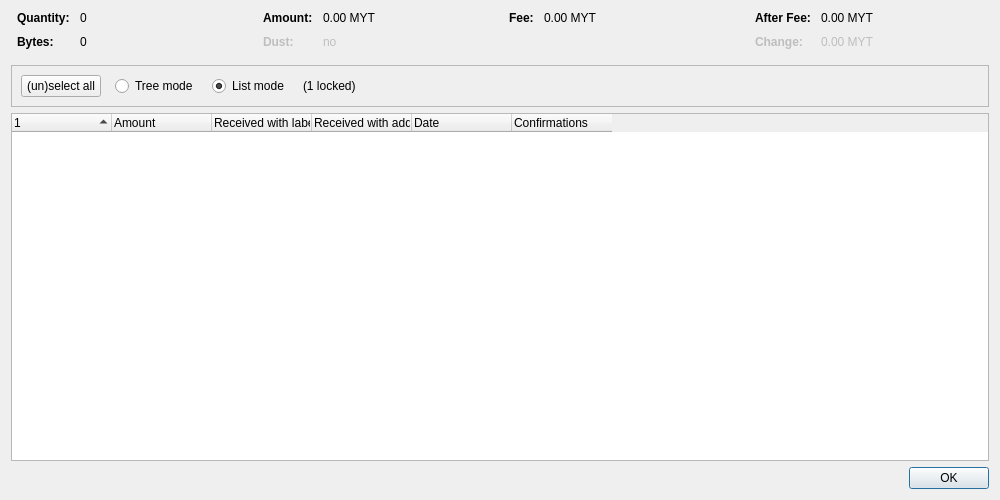
<?xml version="1.0" encoding="UTF-8"?>
<ui version="4.0">
 <class>CoinControlDialog</class>
 <widget class="QDialog" name="CoinControlDialog">
  <property name="geometry">
   <rect>
    <x>0</x>
    <y>0</y>
    <width>1000</width>
    <height>500</height>
   </rect>
  </property>
  <property name="windowTitle">
   <string>Coin Selection</string>
  </property>
  <layout class="QVBoxLayout" name="verticalLayout">
   <item>
    <layout class="QHBoxLayout" name="horizontalLayoutTop" stretch="0,0,0,0">
     <property name="topMargin">
      <number>0</number>
     </property>
     <property name="bottomMargin">
      <number>10</number>
     </property>
     <item>
      <layout class="QFormLayout" name="formLayoutCoinControl1">
       <property name="horizontalSpacing">
        <number>10</number>
       </property>
       <property name="verticalSpacing">
        <number>10</number>
       </property>
       <property name="leftMargin">
        <number>6</number>
       </property>
       <property name="rightMargin">
        <number>6</number>
       </property>
       <item row="0" column="0">
        <widget class="QLabel" name="labelCoinControlQuantityText">
         <property name="font">
          <font>
           <weight>75</weight>
           <bold>true</bold>
          </font>
         </property>
         <property name="text">
          <string>Quantity:</string>
         </property>
        </widget>
       </item>
       <item row="0" column="1">
        <widget class="QLabel" name="labelCoinControlQuantity">
         <property name="cursor">
          <cursorShape>IBeamCursor</cursorShape>
         </property>
         <property name="contextMenuPolicy">
          <enum>Qt::ActionsContextMenu</enum>
         </property>
         <property name="text">
          <string notr="true">0</string>
         </property>
         <property name="textInteractionFlags">
          <set>Qt::LinksAccessibleByMouse|Qt::TextSelectableByKeyboard|Qt::TextSelectableByMouse</set>
         </property>
        </widget>
       </item>
       <item row="1" column="0">
        <widget class="QLabel" name="labelCoinControlBytesText">
         <property name="font">
          <font>
           <weight>75</weight>
           <bold>true</bold>
          </font>
         </property>
         <property name="text">
          <string>Bytes:</string>
         </property>
        </widget>
       </item>
       <item row="1" column="1">
        <widget class="QLabel" name="labelCoinControlBytes">
         <property name="cursor">
          <cursorShape>IBeamCursor</cursorShape>
         </property>
         <property name="contextMenuPolicy">
          <enum>Qt::ActionsContextMenu</enum>
         </property>
         <property name="text">
          <string notr="true">0</string>
         </property>
         <property name="textInteractionFlags">
          <set>Qt::LinksAccessibleByMouse|Qt::TextSelectableByKeyboard|Qt::TextSelectableByMouse</set>
         </property>
        </widget>
       </item>
      </layout>
     </item>
     <item>
      <layout class="QFormLayout" name="formLayoutCoinControl2">
       <property name="horizontalSpacing">
        <number>10</number>
       </property>
       <property name="verticalSpacing">
        <number>10</number>
       </property>
       <property name="leftMargin">
        <number>6</number>
       </property>
       <property name="rightMargin">
        <number>6</number>
       </property>
       <item row="0" column="0">
        <widget class="QLabel" name="labelCoinControlAmountText">
         <property name="font">
          <font>
           <weight>75</weight>
           <bold>true</bold>
          </font>
         </property>
         <property name="text">
          <string>Amount:</string>
         </property>
        </widget>
       </item>
       <item row="0" column="1">
        <widget class="QLabel" name="labelCoinControlAmount">
         <property name="cursor">
          <cursorShape>IBeamCursor</cursorShape>
         </property>
         <property name="contextMenuPolicy">
          <enum>Qt::ActionsContextMenu</enum>
         </property>
         <property name="text">
          <string notr="true">0.00 MYT</string>
         </property>
         <property name="textInteractionFlags">
          <set>Qt::LinksAccessibleByMouse|Qt::TextSelectableByKeyboard|Qt::TextSelectableByMouse</set>
         </property>
        </widget>
       </item>
       <item row="1" column="0">
        <widget class="QLabel" name="labelCoinControlLowOutputText">
         <property name="enabled">
          <bool>false</bool>
         </property>
         <property name="font">
          <font>
           <weight>75</weight>
           <bold>true</bold>
          </font>
         </property>
         <property name="text">
          <string>Dust:</string>
         </property>
        </widget>
       </item>
       <item row="1" column="1">
        <widget class="QLabel" name="labelCoinControlLowOutput">
         <property name="enabled">
          <bool>false</bool>
         </property>
         <property name="cursor">
          <cursorShape>IBeamCursor</cursorShape>
         </property>
         <property name="contextMenuPolicy">
          <enum>Qt::ActionsContextMenu</enum>
         </property>
         <property name="text">
          <string notr="true">no</string>
         </property>
         <property name="textInteractionFlags">
          <set>Qt::LinksAccessibleByMouse|Qt::TextSelectableByKeyboard|Qt::TextSelectableByMouse</set>
         </property>
        </widget>
       </item>
      </layout>
     </item>
     <item>
      <layout class="QFormLayout" name="formLayoutCoinControl3">
       <property name="horizontalSpacing">
        <number>10</number>
       </property>
       <property name="verticalSpacing">
        <number>10</number>
       </property>
       <property name="leftMargin">
        <number>6</number>
       </property>
       <property name="rightMargin">
        <number>6</number>
       </property>
       <item row="0" column="0">
        <widget class="QLabel" name="labelCoinControlFeeText">
         <property name="font">
          <font>
           <weight>75</weight>
           <bold>true</bold>
          </font>
         </property>
         <property name="text">
          <string>Fee:</string>
         </property>
        </widget>
       </item>
       <item row="0" column="1">
        <widget class="QLabel" name="labelCoinControlFee">
         <property name="cursor">
          <cursorShape>IBeamCursor</cursorShape>
         </property>
         <property name="contextMenuPolicy">
          <enum>Qt::ActionsContextMenu</enum>
         </property>
         <property name="text">
          <string notr="true">0.00 MYT</string>
         </property>
         <property name="textInteractionFlags">
          <set>Qt::LinksAccessibleByMouse|Qt::TextSelectableByKeyboard|Qt::TextSelectableByMouse</set>
         </property>
        </widget>
       </item>
      </layout>
     </item>
     <item>
      <layout class="QFormLayout" name="formLayoutCoinControl4">
       <property name="horizontalSpacing">
        <number>10</number>
       </property>
       <property name="verticalSpacing">
        <number>10</number>
       </property>
       <property name="leftMargin">
        <number>6</number>
       </property>
       <property name="rightMargin">
        <number>6</number>
       </property>
       <item row="0" column="0">
        <widget class="QLabel" name="labelCoinControlAfterFeeText">
         <property name="font">
          <font>
           <weight>75</weight>
           <bold>true</bold>
          </font>
         </property>
         <property name="text">
          <string>After Fee:</string>
         </property>
        </widget>
       </item>
       <item row="0" column="1">
        <widget class="QLabel" name="labelCoinControlAfterFee">
         <property name="cursor">
          <cursorShape>IBeamCursor</cursorShape>
         </property>
         <property name="contextMenuPolicy">
          <enum>Qt::ActionsContextMenu</enum>
         </property>
         <property name="text">
          <string notr="true">0.00 MYT</string>
         </property>
         <property name="textInteractionFlags">
          <set>Qt::LinksAccessibleByMouse|Qt::TextSelectableByKeyboard|Qt::TextSelectableByMouse</set>
         </property>
        </widget>
       </item>
       <item row="1" column="0">
        <widget class="QLabel" name="labelCoinControlChangeText">
         <property name="enabled">
          <bool>false</bool>
         </property>
         <property name="font">
          <font>
           <weight>75</weight>
           <bold>true</bold>
          </font>
         </property>
         <property name="text">
          <string>Change:</string>
         </property>
        </widget>
       </item>
       <item row="1" column="1">
        <widget class="QLabel" name="labelCoinControlChange">
         <property name="enabled">
          <bool>false</bool>
         </property>
         <property name="cursor">
          <cursorShape>IBeamCursor</cursorShape>
         </property>
         <property name="contextMenuPolicy">
          <enum>Qt::ActionsContextMenu</enum>
         </property>
         <property name="text">
          <string notr="true">0.00 MYT</string>
         </property>
         <property name="textInteractionFlags">
          <set>Qt::LinksAccessibleByMouse|Qt::TextSelectableByKeyboard|Qt::TextSelectableByMouse</set>
         </property>
        </widget>
       </item>
      </layout>
     </item>
    </layout>
   </item>
   <item>
    <widget class="QFrame" name="frame">
     <property name="minimumSize">
      <size>
       <width>0</width>
       <height>40</height>
      </size>
     </property>
     <property name="frameShape">
      <enum>QFrame::StyledPanel</enum>
     </property>
     <property name="frameShadow">
      <enum>QFrame::Sunken</enum>
     </property>
     <layout class="QHBoxLayout" name="horizontalLayout">
      <item>
       <layout class="QHBoxLayout" name="horizontalLayoutPanel" stretch="0,0,0,0,0">
        <property name="spacing">
         <number>14</number>
        </property>
        <item>
         <widget class="QPushButton" name="pushButtonSelectAll">
          <property name="sizePolicy">
           <sizepolicy hsizetype="Maximum" vsizetype="Fixed">
            <horstretch>0</horstretch>
            <verstretch>0</verstretch>
           </sizepolicy>
          </property>
          <property name="text">
           <string>(un)select all</string>
          </property>
          <property name="autoDefault">
           <bool>false</bool>
          </property>
         </widget>
        </item>
        <item>
         <widget class="QRadioButton" name="radioTreeMode">
          <property name="sizePolicy">
           <sizepolicy hsizetype="Maximum" vsizetype="Fixed">
            <horstretch>0</horstretch>
            <verstretch>0</verstretch>
           </sizepolicy>
          </property>
          <property name="text">
           <string>Tree mode</string>
          </property>
         </widget>
        </item>
        <item>
         <widget class="QRadioButton" name="radioListMode">
          <property name="sizePolicy">
           <sizepolicy hsizetype="Maximum" vsizetype="Fixed">
            <horstretch>0</horstretch>
            <verstretch>0</verstretch>
           </sizepolicy>
          </property>
          <property name="text">
           <string>List mode</string>
          </property>
          <property name="checked">
           <bool>true</bool>
          </property>
         </widget>
        </item>
        <item>
         <widget class="QLabel" name="labelLocked">
          <property name="text">
           <string notr="true">(1 locked)</string>
          </property>
         </widget>
        </item>
        <item>
         <spacer name="horizontalSpacer">
          <property name="orientation">
           <enum>Qt::Horizontal</enum>
          </property>
          <property name="sizeHint" stdset="0">
           <size>
            <width>40</width>
            <height>20</height>
           </size>
          </property>
         </spacer>
        </item>
       </layout>
      </item>
     </layout>
    </widget>
   </item>
   <item>
    <widget class="CoinControlTreeWidget" name="treeWidget">
     <property name="contextMenuPolicy">
      <enum>Qt::CustomContextMenu</enum>
     </property>
     <property name="sortingEnabled">
      <bool>false</bool>
     </property>
     <property name="columnCount">
      <number>6</number>
     </property>
     <attribute name="headerShowSortIndicator" stdset="0">
      <bool>true</bool>
     </attribute>
     <attribute name="headerStretchLastSection">
      <bool>false</bool>
     </attribute>
     <column>
      <property name="text">
       <string/>
      </property>
     </column>
     <column>
      <property name="text">
       <string>Amount</string>
      </property>
     </column>
     <column>
      <property name="text">
       <string>Received with label</string>
      </property>
     </column>
     <column>
      <property name="text">
       <string>Received with address</string>
      </property>
     </column>
     <column>
      <property name="text">
       <string>Date</string>
      </property>
     </column>
     <column>
      <property name="text">
       <string>Confirmations</string>
      </property>
      <property name="toolTip">
       <string>Confirmed</string>
      </property>
     </column>
     <column>
      <property name="text">
       <string/>
      </property>
     </column>
     <column>
      <property name="text">
       <string/>
      </property>
     </column>
     <column>
      <property name="text">
       <string/>
      </property>
     </column>
     <column>
      <property name="text">
       <string/>
      </property>
     </column>
    </widget>
   </item>
   <item>
    <widget class="QDialogButtonBox" name="buttonBox">
     <property name="orientation">
      <enum>Qt::Horizontal</enum>
     </property>
     <property name="standardButtons">
      <set>QDialogButtonBox::Ok</set>
     </property>
    </widget>
   </item>
  </layout>
 </widget>
 <customwidgets>
  <customwidget>
   <class>CoinControlTreeWidget</class>
   <extends>QTreeWidget</extends>
   <header>qt/coincontroltreewidget.h</header>
  </customwidget>
 </customwidgets>
 <resources/>
 <connections/>
</ui>
